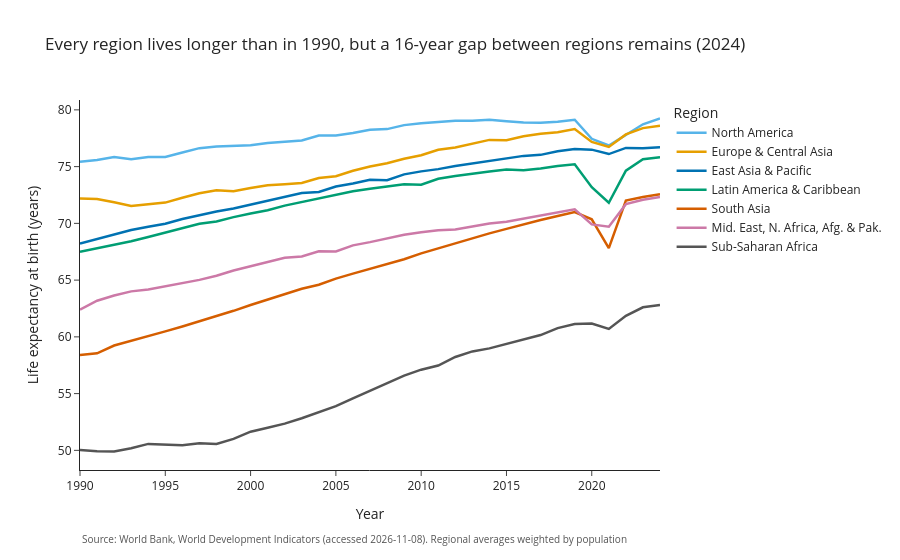

Notebook source saved alongside this figure:
### Markdown cell above
**What I'd fix (critique)**
1. **The title says nothing.** "life_expectancy by region" just names the variables. A reader should get the finding from the title alone.
2. **The legend makes you look back and forth.** Seven colours matched against a box in the corner, and some of the default colours (green vs red, orange vs brown) blur together for colour-blind readers. Labels at the ends of the lines would be better.
3. **It's an unweighted mean of countries.** Tiny islands count as much as India. For a "how long do people in this region live" question, the average should be weighted by population. Also no units on the y axis, and the x label is just "year".

## 1.7 Interactive upgrade

Rebuilt with Plotly Express: population-weighted, labelled axes with units, a title that says something, and hover tooltips.

### Code cell
rw = pop_weighted(df, ["region", "year"])
lat_rw = rw[rw.year == LATEST].sort_values("life_expectancy")
gap = lat_rw.life_expectancy.iloc[-1] - lat_rw.life_expectancy.iloc[0]

fig = px.line(rw, x="year", y="life_expectancy", color="region", color_discrete_map=REGION_COLORS,
              category_orders={"region": list(lat_rw.region[::-1])},
              custom_data=["n_countries", "population"],
              labels={"life_expectancy": "Life expectancy at birth (years)", "year": "Year", "region": "Region"},
              title=f"Every region lives longer than in 1990, but a {gap:.0f}-year gap between regions remains ({LATEST})")
fig.update_traces(line=dict(width=2.5),
                  hovertemplate="<b>%{fullData.name}</b><br>%{x}: %{y:.1f} years<br>"
                                "%{customdata[0]} countries, %{customdata[1]:,.0f} people<extra></extra>")
save_plotly(fig, "p1_interactive_line", extra="Regional averages weighted by population")
